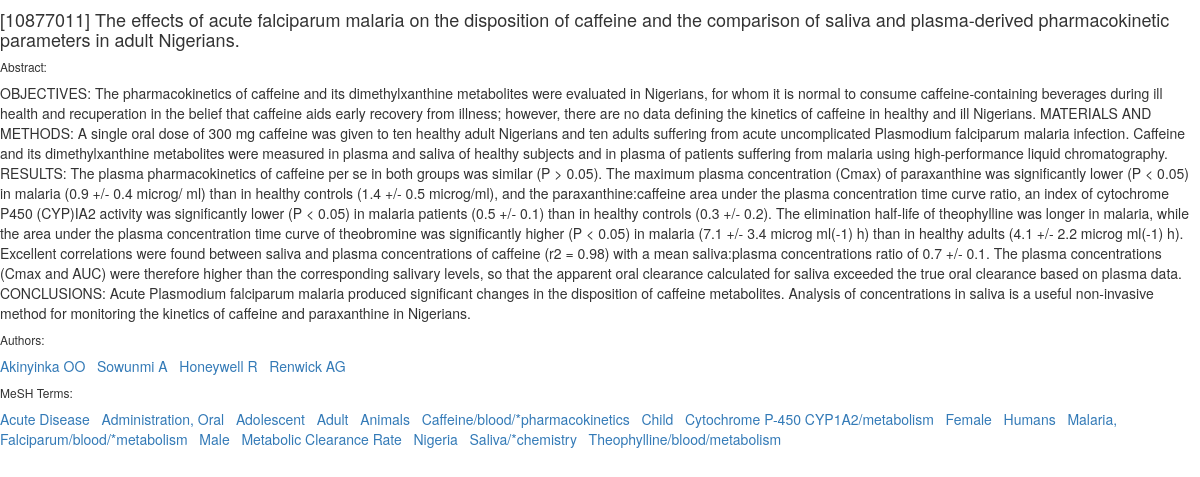
The app's page /expdata_interface/1/ with its own data.
### expdata_interface/models.py (models this page shows, shortened)
class Publication(models.Model):
    pmid = models.IntegerField(blank=False)
    title = models.TextField(blank=False)
    abstract = models.TextField(blank=True)
    journal = models.CharField(max_length=30, blank=True)
    year = models.DateField(blank=True, null=True)
    volume = models.IntegerField(blank=True, null=True)
    number = models.IntegerField(blank=True, null=True)
    author = models.ManyToManyField(Author, blank=True)
    mesh = models.ManyToManyField(Mesh, blank=True)

class Author(models.Model):
    name = models.CharField(max_length=100,blank=True)
    def __str__(self):
        return self.name

class Mesh(models.Model):
    mesh = models.TextField(blank=False)
    def __str__(self):
        return self.mesh

### expdata_interface/views.py (the view)
# urls.py: url(r'^(?P<pk>[0-9]+)/$', views.DetailView.as_view(), name='detail'),
class DetailView(generic.DetailView):
    model = Publication
    template_name = 'expdata_interface/detail.html'

### expdata_interface/templates/expdata_interface/detail.html
{% extends "expdata_interface/base.html" %}
{% block content %}
<h4>
    [{{ publication.pmid }}] {{ publication.title }}
</h4>
<h6>Abstract:</h6>
{{publication.abstract}}
<h6>Authors:</h6>
<p>
{% for author in publication.author.all %}
     <a href="{% url 'expdata_interface:author' author.id %}">{{author}} </a>  &nbsp;
{% endfor %}
</p>
<p>
<h6>MeSH Terms:</h6>
{% for mesh in publication.mesh.all %}
    <a href="{% url 'expdata_interface:mesh' mesh.id %}"> {{ mesh}} </a> &nbsp;
{% endfor %}
</p>
{% endblock %}

### expdata_interface/templates/expdata_interface/base.html (shortened to what this page needs)
{% load static from staticfiles %}
<!DOCTYPE html>
<html lang="en">
<head>
    <link rel="stylesheet" type="text/css" href="{% static 'expdata_interface/css/bootstrap.css' %}"/>
    <link rel="stylesheet" type="text/css" href="{% static 'expdata_interface/css/dataTables.bootstrap.css' %}"/>
    <link rel="stylesheet" type="text/css" href="{% static 'expdata_interface/css/custom.css' %}"/>
</head>
<body>
{% block content %}{% endblock %}
</body>
</html>

### records on screen
Publication: pmid "10877011", title "The effects of acute falciparum malaria on the disposition of caffeine and the comparison of saliva and plasma-derived pharmacokinetic parameters in adult Nigerians.", abstract "OBJECTIVES: The pharmacokinetics of caffeine and its dimethylxanthine metabolites were evaluated in Nigerians, for whom it is normal to consume caffeine-containing beverages during ill health and recuperation in the belief that caffeine aids early recovery from illness; however, there are no data defining the kinetics of caffeine in healthy and ill Nigerians. MATERIALS AND METHODS: A single oral dose of 300 mg caffeine was given to ten healthy adult Nigerians and ten adults suffering from acute uncomplicated Plasmodium falciparum malaria infection. Caffeine and its dimethylxanthine metabolites were measured in plasma and saliva of healthy subjects and in plasma of patients suffering from…"
Author: name "Akinyinka OO"
Author: name "Sowunmi A"
Author: name "Honeywell R"
Author: name "Renwick AG"
Mesh: mesh "Acute Disease"
Mesh: mesh "Administration, Oral"
Mesh: mesh "Adolescent"
Mesh: mesh "Adult"
Mesh: mesh "Animals"
Mesh: mesh "Caffeine/blood/*pharmacokinetics"
Mesh: mesh "Child"
Mesh: mesh "Cytochrome P-450 CYP1A2/metabolism"
Mesh: mesh "Female"
Mesh: mesh "Humans"
Mesh: mesh "Malaria, Falciparum/blood/*metabolism"
Mesh: mesh "Male"
Mesh: mesh "Metabolic Clearance Rate"
Mesh: mesh "Nigeria"
Mesh: mesh "Saliva/*chemistry"
Mesh: mesh "Theophylline/blood/metabolism"
